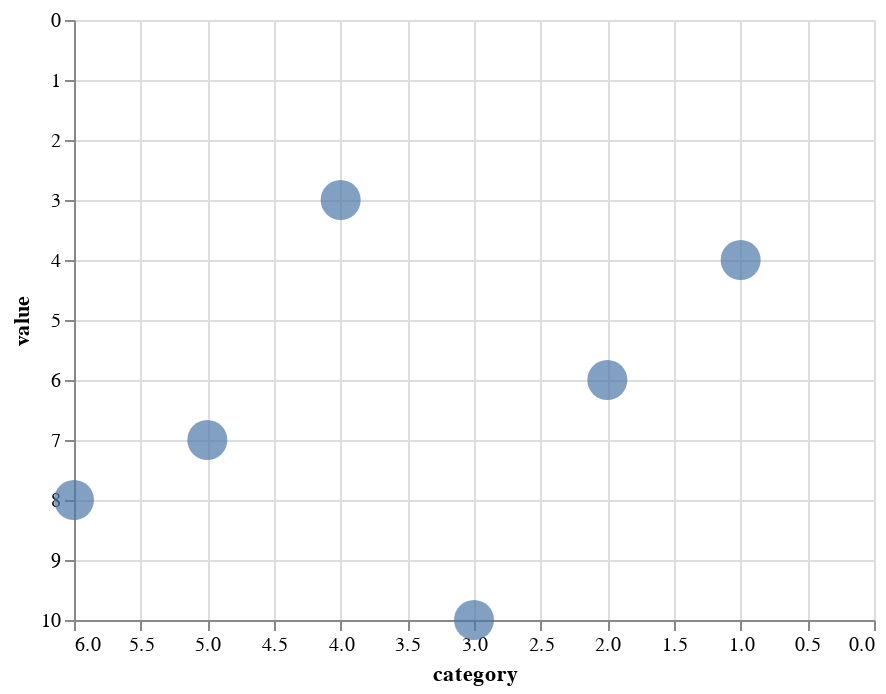

Notebook code for this chart:
### Markdown cell above
## Scale: reverse

Sometimes it is useful to revert the direction of the scale.  For example, instead of having y value increases from bottom to top, we may want to have y value decreases from bottom to top.  This can be done by setting `reverse` to `True`.

### Code cell
reverse_scale = base.encode(
    x=alt.X("category", scale=alt.Scale(reverse=True)),
    y=alt.Y("value", scale=alt.Scale(reverse=True)))
reverse_scale

### Figure 1 — Vega-Lite specification as saved in the notebook (floating-point values rounded to 4 significant figures)
{"config": {"view": {"continuousWidth": 400, "continuousHeight": 300}}, "data": {"name": "data-7c36766bdbdd929d88ac2881c2000dcf"}, "mark": {"type": "point", "filled": true, "size": 400}, "encoding": {"x": {"field": "category", "scale": {"reverse": true}, "type": "quantitative"}, "y": {"field": "value", "scale": {"reverse": true}, "type": "quantitative"}}, "$schema": "https://vega.github.io/schema/vega-lite/v4.17.0.json", "datasets": {"data-7c36766bdbdd929d88ac2881c2000dcf": [{"category": 1, "value": 4, "quality": "standard"}, {"category": 2, "value": 6, "quality": "good"}, {"category": 3, "value": 10, "quality": "excellent"}, {"category": 4, "value": 3, "quality": "standard"}, {"category": 5, "value": 7, "quality": "good"}, {"category": 6, "value": 8, "quality": "excellent"}]}}
